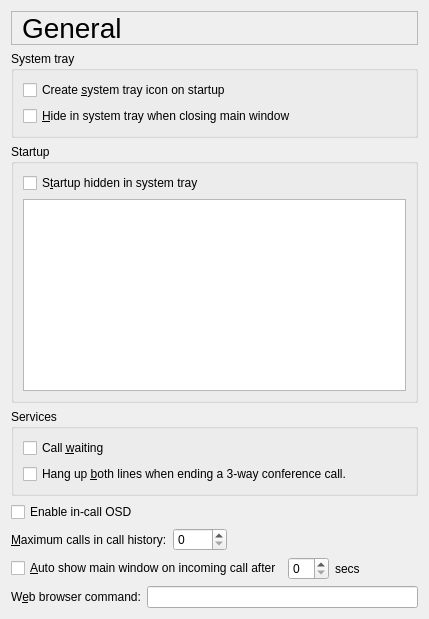
     <widget class="QWidget" name="pageGeneral">
      <layout class="QGridLayout" name="gridLayout_3">
       <item row="0" column="0">
        <widget class="QLabel" name="generalTitleTextLabel">
         <property name="font">
          <font>
           <pointsize>21</pointsize>
          </font>
         </property>
         <property name="frameShape">
          <enum>QFrame::StyledPanel</enum>
         </property>
         <property name="text">
          <string>General</string>
         </property>
         <property name="wordWrap">
          <bool>false</bool>
         </property>
         <property name="indent">
          <number>10</number>
         </property>
        </widget>
       </item>
       <item row="1" column="0">
        <widget class="QGroupBox" name="systrayGroupBox">
         <property name="title">
          <string>System tray</string>
         </property>
         <layout class="QVBoxLayout">
          <item>
           <widget class="QCheckBox" name="guiUseSystrayCheckBox">
            <property name="whatsThis">
             <string>Enable this option if you want a system tray icon for Twinkle. The system tray icon is created when you start Twinkle.</string>
            </property>
            <property name="text">
             <string>Create &amp;system tray icon on startup</string>
            </property>
            <property name="shortcut">
             <string>Alt+S</string>
            </property>
           </widget>
          </item>
          <item>
           <widget class="QCheckBox" name="guiHideCheckBox">
            <property name="whatsThis">
             <string>Enable this option if you want Twinkle to hide in the system tray when you close the main window.</string>
            </property>
            <property name="text">
             <string>&amp;Hide in system tray when closing main window</string>
            </property>
            <property name="shortcut">
             <string>Alt+H</string>
            </property>
           </widget>
          </item>
         </layout>
        </widget>
       </item>
       <item row="2" column="0">
        <widget class="QGroupBox" name="startupGroupBox">
         <property name="title">
          <string>Startup</string>
         </property>
         <layout class="QGridLayout">
          <item row="0" column="0" colspan="2">
           <widget class="QCheckBox" name="startHiddenCheckBox">
            <property name="whatsThis">
             <string>Next time you start Twinkle it will immediately hide in the system tray. This works best when you also select a default user profile.</string>
            </property>
            <property name="text">
             <string>S&amp;tartup hidden in system tray</string>
            </property>
            <property name="shortcut">
             <string>Alt+T</string>
            </property>
           </widget>
          </item>
          <item row="1" column="0" colspan="2">
           <widget class="QListWidget" name="profileListView">
            <property name="whatsThis">
             <string>If you always use the same profile(s), then you can mark these profiles as default here. The next time you start Twinkle, you will not be asked to select which profiles to run. The default profiles will automatically run.</string>
            </property>
            <property name="selectionMode">
             <enum>QAbstractItemView::NoSelection</enum>
            </property>
            <property name="resizeMode">
             <enum>QListView::Fixed</enum>
            </property>
           </widget>
          </item>
         </layout>
        </widget>
       </item>
       <item row="3" column="0">
        <widget class="QGroupBox" name="srvGroupBox">
         <property name="title">
          <string>Services</string>
         </property>
         <layout class="QVBoxLayout">
          <item>
           <widget class="QCheckBox" name="callWaitingCheckBox">
            <property name="whatsThis">
             <string>With call waiting an incoming call is accepted when only one line is busy. When you disable call waiting an incoming call will be rejected when one line is busy.</string>
            </property>
            <property name="text">
             <string>Call &amp;waiting</string>
            </property>
            <property name="shortcut">
             <string>Alt+W</string>
            </property>
           </widget>
          </item>
          <item>
           <widget class="QCheckBox" name="hangupBothCheckBox">
            <property name="whatsThis">
             <string>Hang up both lines when you press bye to end a 3-way conference call. When this option is disabled, only the active line will be hung up and you can continue talking with the party on the other line.</string>
            </property>
            <property name="text">
             <string>Hang up &amp;both lines when ending a 3-way conference call.</string>
            </property>
            <property name="shortcut">
             <string>Alt+B</string>
            </property>
           </widget>
          </item>
         </layout>
        </widget>
       </item>
       <item row="4" column="0">
        <widget class="QCheckBox" name="osdCheckBox">
         <property name="text">
          <string>Enable in-call OSD</string>
         </property>
        </widget>
       </item>
       <item row="5" column="0">
        <layout class="QHBoxLayout">
         <item>
          <widget class="QLabel" name="histSizeTextLabel">
           <property name="text">
            <string>&amp;Maximum calls in call history:</string>
           </property>
           <property name="wordWrap">
            <bool>false</bool>
           </property>
           <property name="buddy">
            <cstring>histSizeSpinBox</cstring>
           </property>
          </widget>
         </item>
         <item>
          <widget class="QSpinBox" name="histSizeSpinBox">
           <property name="whatsThis">
            <string>The maximum number of calls that will be kept in the call history.</string>
           </property>
           <property name="maximum">
            <number>1000</number>
           </property>
           <property name="singleStep">
            <number>10</number>
           </property>
          </widget>
         </item>
         <item>
          <spacer name="spacer73">
           <property name="orientation">
            <enum>Qt::Horizontal</enum>
           </property>
           <property name="sizeType">
            <enum>QSizePolicy::Expanding</enum>
           </property>
           <property name="sizeHint" stdset="0">
            <size>
             <width>191</width>
             <height>20</height>
            </size>
           </property>
          </spacer>
         </item>
        </layout>
       </item>
       <item row="6" column="0">
        <layout class="QHBoxLayout">
         <item>
          <widget class="QCheckBox" name="autoShowCheckBox">
           <property name="whatsThis">
            <string>When the main window is hidden, it will be automatically shown on an incoming call after the number of specified seconds.</string>
           </property>
           <property name="text">
            <string>&amp;Auto show main window on incoming call after</string>
           </property>
           <property name="shortcut">
            <string>Alt+A</string>
           </property>
          </widget>
         </item>
         <item>
          <widget class="QSpinBox" name="autoShowTimeoutSpinBox">
           <property name="whatsThis">
            <string>Number of seconds after which the main window should be shown.</string>
           </property>
           <property name="maximum">
            <number>60</number>
           </property>
          </widget>
         </item>
         <item>
          <widget class="QLabel" name="secAutoShowTextLabel">
           <property name="text">
            <string>secs</string>
           </property>
           <property name="wordWrap">
            <bool>false</bool>
           </property>
          </widget>
         </item>
         <item>
          <spacer name="spacer14">
           <property name="orientation">
            <enum>Qt::Horizontal</enum>
           </property>
           <property name="sizeType">
            <enum>QSizePolicy::Expanding</enum>
           </property>
           <property name="sizeHint" stdset="0">
            <size>
             <width>29</width>
             <height>20</height>
            </size>
           </property>
          </spacer>
         </item>
        </layout>
       </item>
       <item row="7" column="0">
        <layout class="QHBoxLayout">
         <item>
          <widget class="QLabel" name="browserTextLabel">
           <property name="text">
            <string>W&amp;eb browser command:</string>
           </property>
           <property name="wordWrap">
            <bool>false</bool>
           </property>
           <property name="buddy">
            <cstring>browserLineEdit</cstring>
           </property>
          </widget>
         </item>
         <item>
          <widget class="QLineEdit" name="browserLineEdit">
           <property name="whatsThis">
            <string>Command to start your web browser. If you leave this field empty Twinkle will try to figure out your default web browser.</string>
           </property>
          </widget>
         </item>
        </layout>
       </item>
      </layout>
     </widget>
